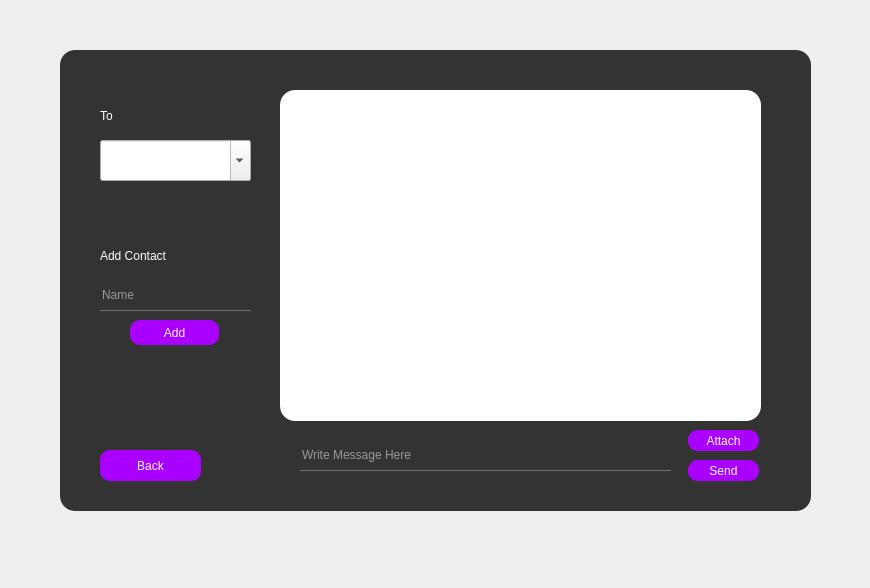
<?xml version="1.0" encoding="UTF-8"?>
<ui version="4.0">
 <class>Message</class>
 <widget class="QDialog" name="Message">
  <property name="geometry">
   <rect>
    <x>0</x>
    <y>0</y>
    <width>870</width>
    <height>588</height>
   </rect>
  </property>
  <property name="windowTitle">
   <string>Dialog</string>
  </property>
  <property name="styleSheet">
   <string notr="true">QFrame
{
	color: rgb(255, 255, 255);
	background-color: rgb(51, 51, 51);
	border-radius: 15px;
}
QTextBrowser
{
	color: rgb(0, 0, 0);
	background-color: rgb(255, 255, 255);
	border-radius: 15px;
}
/*
QComboBox {
    border: 1px solid gray;
    border-radius: 3px;
    padding: 1px 18px 1px 3px;
    min-width: 6em;
}

QComboBox:editable {
    background: white;
}

QComboBox:!editable:on, QComboBox::drop-down:editable:on {
    background: qlineargradient(x1: 0, y1: 0, x2: 0, y2: 1,
                                stop: 0 #D3D3D3, stop: 0.4 #D8D8D8,
                                stop: 0.5 #DDDDDD, stop: 1.0 #E1E1E1);
}

QComboBox:on { 
    padding-top: 3px;
    padding-left: 4px;
}


QComboBox::down-arrow:on { 
    top: 1px;
    left: 1px;
}*/
QTableWidget
{
	background-color: rgb(51, 51, 51);
	alternate-background-color: rgb(113, 112, 114);
	color: rgb(255, 255, 255);
	selection-background-color: rgb(170, 0, 255);
	selection-color: rgb(255, 255, 255);
	gridline-color: rgb(255, 255, 255);
	font: 9pt &quot;Century Gothic&quot;;
}
QTableWidget QTableCornerButton::section
{
	background-color: rgb(51, 51, 51);
	color: rgb(255, 255, 255);
}
QLineEdit
{
	background: transparent;
	border: none;
	font: 12pt &quot;Century Gothic&quot;;
	border-bottom: 1px solid #717072;
	color: rgb(255, 255, 255);
}
QPushButton
{
	font: 700 10pt &quot;Century Gothic&quot;;
	color: rgb(255, 255, 255);
	background-color: rgb(170, 0, 255);
	border-radius: 10px;
}
QPushButton:Hover
{
	color: rgb(255, 255, 255);
	background-color: rgb(148, 0, 222);
}
QPushButton#removeButton
{
	font: 700 10pt &quot;Century Gothic&quot;;
	border: 1px solid rgb(255, 0, 0);
	color: rgb(255, 255, 255);
	background-color: rgb(51, 51, 51);
}
QPushButton#removeButton:Hover
{
	color: rgb(255, 255, 255);
	background-color: rgb(255, 0, 0);
}
QMessageBox
{
	background-color: rgb(51, 51, 51);
}
QMessageBox QLabel
{
	border: 0;
	border-radius: 6px;
	font-size: 10px;
	font-weight: bold;
	padding-left: 5px;
	padding-right: 5px;
	padding-top: 5px;
	padding-bottom: 5px;
}</string>
  </property>
  <widget class="QFrame" name="frame">
   <property name="geometry">
    <rect>
     <x>60</x>
     <y>50</y>
     <width>751</width>
     <height>461</height>
    </rect>
   </property>
   <property name="frameShape">
    <enum>QFrame::StyledPanel</enum>
   </property>
   <property name="frameShadow">
    <enum>QFrame::Raised</enum>
   </property>
   <widget class="QPushButton" name="backButton">
    <property name="geometry">
     <rect>
      <x>40</x>
      <y>400</y>
      <width>101</width>
      <height>31</height>
     </rect>
    </property>
    <property name="text">
     <string>Back</string>
    </property>
   </widget>
   <widget class="QTextBrowser" name="textBrowser_receivedMessages">
    <property name="geometry">
     <rect>
      <x>220</x>
      <y>40</y>
      <width>481</width>
      <height>331</height>
     </rect>
    </property>
   </widget>
   <widget class="QLineEdit" name="lineEdit_message">
    <property name="geometry">
     <rect>
      <x>240</x>
      <y>390</y>
      <width>371</width>
      <height>31</height>
     </rect>
    </property>
    <property name="placeholderText">
     <string>Write Message Here</string>
    </property>
   </widget>
   <widget class="QPushButton" name="pushButton_sendAttachment">
    <property name="geometry">
     <rect>
      <x>628</x>
      <y>380</y>
      <width>71</width>
      <height>21</height>
     </rect>
    </property>
    <property name="text">
     <string>Attach</string>
    </property>
   </widget>
   <widget class="QLabel" name="label">
    <property name="geometry">
     <rect>
      <x>40</x>
      <y>50</y>
      <width>101</width>
      <height>31</height>
     </rect>
    </property>
    <property name="text">
     <string>To</string>
    </property>
   </widget>
   <widget class="QComboBox" name="combobox_receivers">
    <property name="geometry">
     <rect>
      <x>40</x>
      <y>90</y>
      <width>151</width>
      <height>41</height>
     </rect>
    </property>
    <property name="editable">
     <bool>true</bool>
    </property>
    <property name="placeholderText">
     <string>Name</string>
    </property>
   </widget>
   <widget class="QLineEdit" name="lineEdit_contactadd">
    <property name="geometry">
     <rect>
      <x>40</x>
      <y>230</y>
      <width>151</width>
      <height>31</height>
     </rect>
    </property>
    <property name="placeholderText">
     <string>Name</string>
    </property>
   </widget>
   <widget class="QPushButton" name="pushButton_add">
    <property name="geometry">
     <rect>
      <x>70</x>
      <y>270</y>
      <width>89</width>
      <height>25</height>
     </rect>
    </property>
    <property name="text">
     <string>Add</string>
    </property>
   </widget>
   <widget class="QLabel" name="label_2">
    <property name="geometry">
     <rect>
      <x>40</x>
      <y>190</y>
      <width>101</width>
      <height>31</height>
     </rect>
    </property>
    <property name="text">
     <string>Add Contact</string>
    </property>
   </widget>
   <widget class="QPushButton" name="pushButton_sendMessage">
    <property name="geometry">
     <rect>
      <x>628</x>
      <y>410</y>
      <width>71</width>
      <height>21</height>
     </rect>
    </property>
    <property name="text">
     <string>Send</string>
    </property>
   </widget>
  </widget>
 </widget>
 <resources/>
 <connections/>
</ui>
